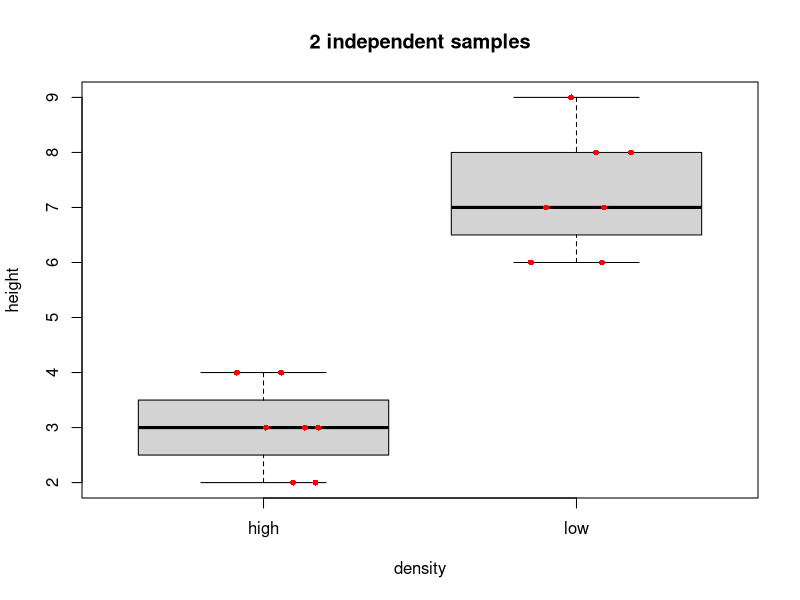
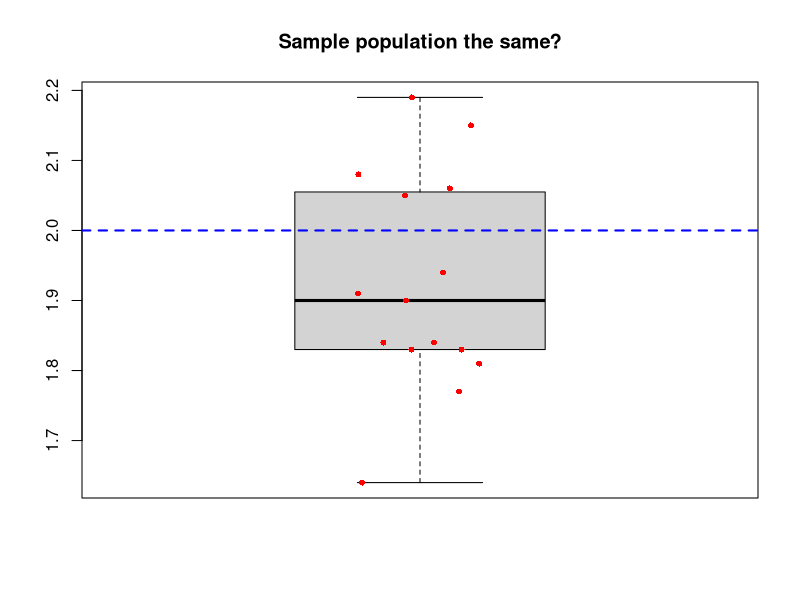
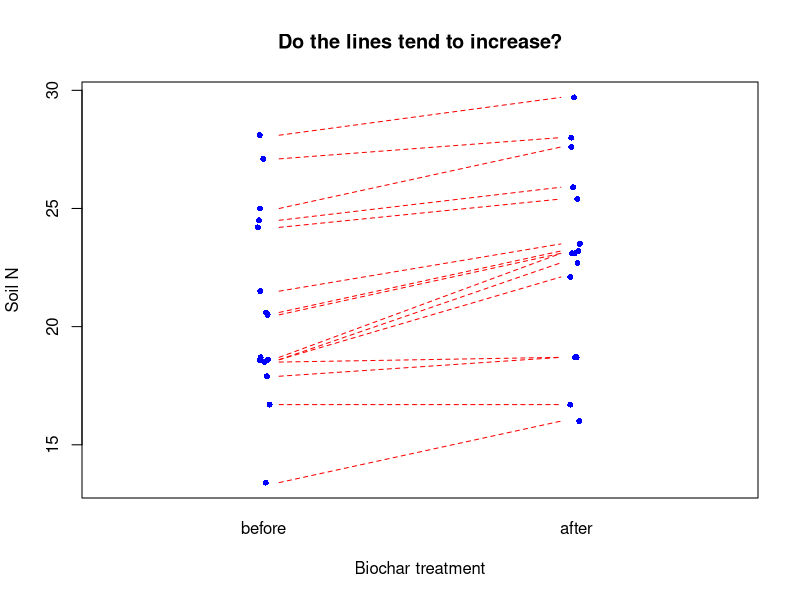
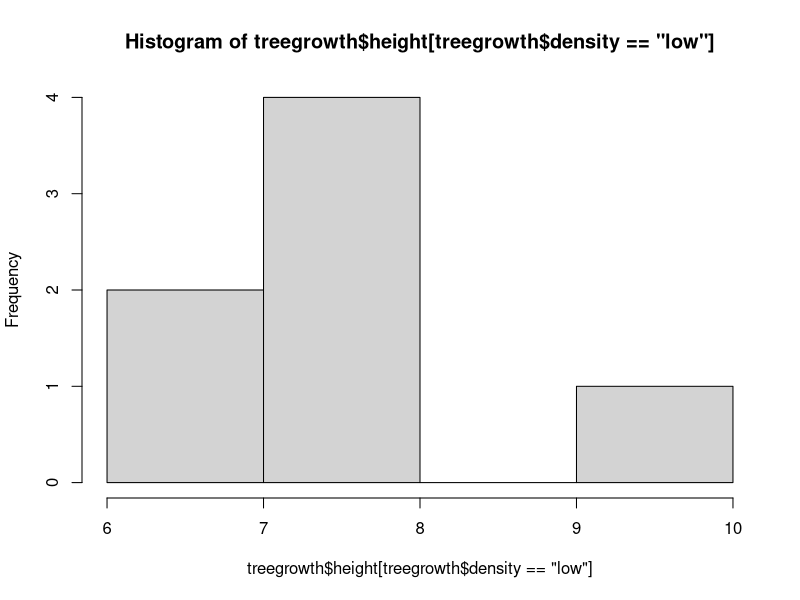

The R script that drew these images, in order: (Note: this script raises an error after producing the figures.)
## HEADER ####
## Who: <YOUR NAME>
## https://dsgarage.netlify.app/
## What: 2.5 T-test
## Last edited: <DATE TODAY in yyyy-mm-dd format)
####


## CONTENTS ####
## 01 The question of the t-test
## 02 Data and assumptions
## 03 Graphing
## 04 Test and alternatives
## 05 Practice exercises


## 01 The question of the t-test ####

## 2 independent samples ####

density <- c("high","high","high","high","high","high","high",
            "low","low","low","low","low","low","low")

height <- c(2,3,4,3,4,3,2, 
            6,8,6,9,7,8,7)

## 2 sample t-test long format data
(long.data <- data.frame(density,height))

## 2 sample t-test wide format data
(wide.data <- data.frame(high.ht = c(2,3,4,3,4,3,2),
                        low.ht = c(6,8,6,9,7,8,7)))

# Boxplot
boxplot(height ~ density, data = long.data,
        main = "2 independent samples")
# Optional: add raw data points
# jitter() nudges the x-axis placement so that the points do not overlap
set.seed(42)
points(x = jitter(c(1,1,1,1,1,1,1,
                    2,2,2,2,2,2,2), 
                  amount = .2),
       y = long.data$height,
       col = "red", pch = 16, cex = .8) # Mere vanity

## fake 1-sample data
set.seed(42)
mysam <- round(rnorm(15, 1.85,0.15),2)

## Compare 1 sample to a known mean ####

# Example: fertilizer particle size
# (kind of boring but practical example)
# Your fertilizer product SHOULD have a mean particle size of
# mean = 2.00 mm and standard deviation of 0.15 mm
# Is your sample the same?

dput(mysam)

boxplot(mysam, 
        main = "Sample population the same?")

points(x = jitter(rep(1,15), amount = .1),
       y = mysam,
       col = "red", pch = 16, cex = .8) # Mere vanity
abline(h = 2.0,
       col = "blue", lty = 2, lwd = 2)  # Mere vanity


## Compare 1 sample to a known mean ####

# fake paired data
set.seed(42)
N.first <- sort(round(rnorm(15, 19, 4 ),1))
N.second <- sort(round(rnorm(15, 24, 3 ),1))
plot <- LETTERS[1:15]

biochar <- data.frame(plot,N.first,N.second)

## 02 Data and assumptions ####

# Biochar application, measure N before and after
biochar

# Data (the code are kind of ugly, but run it to "make" biochar)
biochar <- structure(list(
  plot = c("A", "B", "C", "D", "E", "F", "G", "H", "I", 
           "J", "K", "L", "M", "N", "O"), 
  N.first = c(13.4, 16.7, 17.9, 18.5, 18.6, 18.6, 18.7, 
              20.5, 20.6, 21.5, 24.2, 24.5, 25, 27.1, 28.1), 
  N.second = c(16, 16.7, 18.7, 18.7, 22.1, 22.7, 23.1, 
               23.1, 23.2, 23.5, 25.4, 25.9, 27.6, 28, 29.7)), 
  class = "data.frame", 
  row.names = c(NA, -15L))

# boxplot would work, but hides pairwise relationship
# Try this:

plot(x = jitter(c(rep(1,15), rep(2,15)),amount = .02),
     y = c(biochar$N.first, biochar$N.second),
     xaxt = "n", xlim = c(0.5, 2.5),
     cex = .8, col = "blue", pch = 16,  # Mere vanity
     xlab = "Biochar treatment",
     ylab = "Soil N",
     main = "Do the lines tend to increase?")

mtext(side = 1, at = 1:2, text = c("before", "after"), line = 1)

# Get crazy: add horizontal lines to visualize the plot pairs
for(i in 1:15){
lines(x = c(1.05,1.95),
      y = c(biochar$N.first[i], biochar$N.second[i]),
      lty = 2, lwd = 1, col = "red") # Mere vanity
}        


## 03 Graphing ####




## 04 Test and alternatives ####

## **2-sample t-test** ####
# Try this
# data
density <- c("high","high","high","high","high","high","high",
             "low","low","low","low","low","low","low")
height <- c(2.1,3.5,4.3,3.2,4.5,3.7,2.7, 
            6.1,8,6.9,9.1,7.5,8,7.4)
(treegrowth <- data.frame(density,height))

# There is not much data to compare to the Gaussian distribution
library(MASS) # for qqPlot()
hist(treegrowth$height[treegrowth$density == "low"])
qqPlot(treegrowth$height[treegrowth$density == "low"])

hist(treegrowth$height[treegrowth$density == "high"])
qqPlot(treegrowth$height[treegrowth$density == "high"])



# The histograms are a little "wooly", but there are no huge 
# deviations from the expectation of Gaussian and the 
# q-q plots look ok: proceed

?t.test
# NB 1 - the x argument can be a formula
# x = height ~ density
# or we can set our samples to x and y respectively
# x = height[low], y = height[high]

t.test(x = height ~ density, 
       data = treegrowth)

## **1 sample t-test** ####
set.seed(42)
ewl <- round(rnorm(20, 18, 3), 1)

# Example earwig length
dput(ewl)

# Try this:

# Data
earwigs <- c(22.1, 16.3, 19.1, 19.9, 19.2, 17.7, 22.5, 17.7, 24.1, 17.8, 
            21.9, 24.9, 13.8, 17.2, 17.6, 19.9, 17.1, 10, 10.7, 22)

mymu <- 17.0 # Our mu

?t.test #notice the mu argument
t.test(x = earwigs,
       mu = mymu)

## **2 paired samples** ####

# Try this:
# Data
cort.t0 <- c(0.59, 0.68, 0.74, 0.86, 0.54, 0.85, 0.7, 0.81, 0.79, 0.76, 
             0.49, 0.64, 0.74, 0.51, 0.57, 0.74, 0.77, 0.72, 0.52, 0.49)

cort.t1 <- c(1.13, 0.81, 0.77, 0.72, 0.45, 0.9, 0.7, 0.7, 0.98, 0.96, 1.1, 
             0.63, 0.91, 1.1, 0.99, 0.72, 1.11, 1.2, 0.77, 0.91)

?t.test # NB the "paired" argument
t.test(x = cort.t0,
       y = cort.t1,
       paired = TRUE)

# Flash Challenge:
# 1) Make a great graph that represents these data
# 2) Was your hypothesis upheld...?
# 3) format and report the results in the technical style!


## **Mann-Whitney U-test** ####
set.seed(42)
diet <- round(runif(15, 0,3), 0)
diet.bone <- round(rpois(15,2.5), 0)

dput(diet)
dput(diet.bone)

# Gaussian assumption
library(MASS)
hist(diet)
hist(diet.bone) # Dist not similar to diet

par(mfrow = c(1,2))
qqPlot(diet, 
       main = "Not Gaussian") # Divergence
qqPlot(diet.bone,
       main = "Diff. to diet?") 
par(mfrow = c(1,1))

?wilcox.test
wilcox.test(x = diet, y = diet.bone)

## 05 Practice exercises ####


